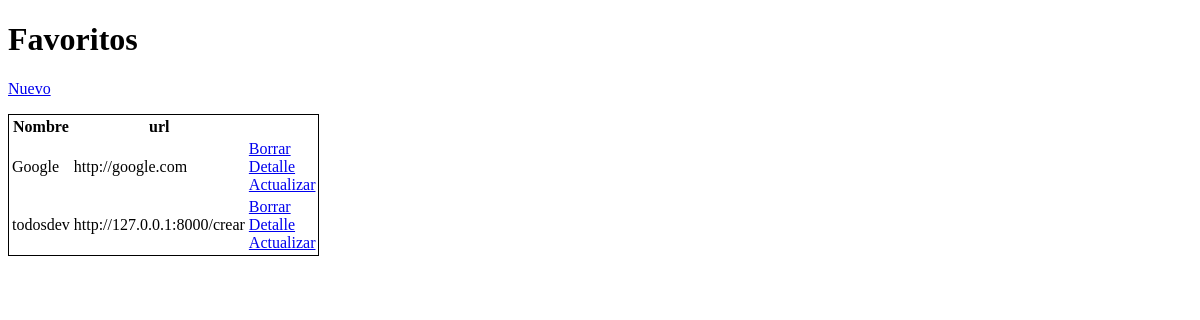
Before: / with the older database file.
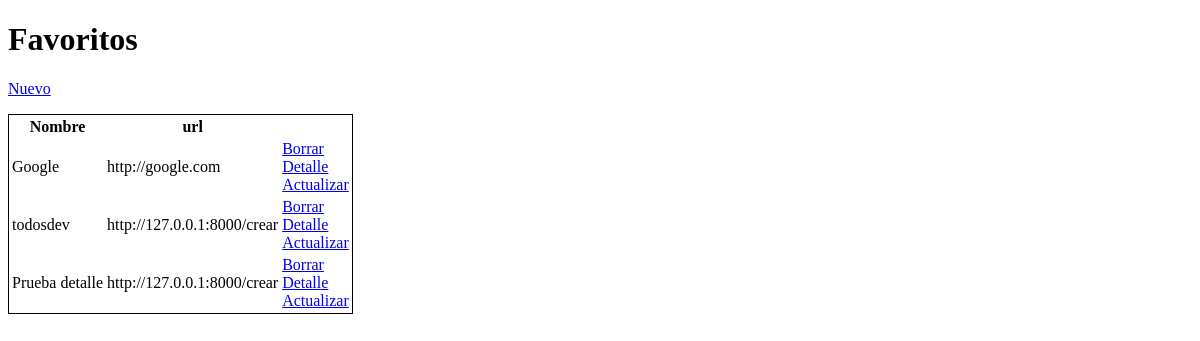
After: the same page with the newer database file.
### favoritos/models.py (models this page shows)
class Favoritos(models.Model):
    nombre =  models.CharField(max_length=50, blank=True)
    url = models.URLField()

### favoritos/views.py (the view)
# urls.py: path('', index_favoritos, name='index'),
def index_favoritos(request):
    favioritos_lista = Favoritos.objects.all()
    context = {
            'favoritos_lista' : favioritos_lista
        }
    return render(request, 'favoritos/lista.html', context)

### favoritos/templates/favoritos/lista.html (shortened to what this page needs)
<!DOCTYPE html>
<html lang="en">
  <head>
  </head>
  <body>
    <h1>Favoritos</h1>
    <p><a href="{% url 'favoritos:crear' %}">Nuevo</a></p>
    <table style="border: 1px solid black">
      <thead>
        <tr>
          <th>Nombre</th>
          <th>url</th>
        </tr>
      </thead>
      <tbody>
        {% for favorito in favoritos_lista %}
        <tr>
          <td>{{ favorito.nombre }}</td>
          <td>{{ favorito.url }}</td>
          <td>
            <a href="{% url 'favoritos:borrar' favorito.pk %}">Borrar</a>
            <br />
            <a href="{% url 'favoritos:detalle' favorito.pk %}"> Detalle</a>
            <br />
            <a href="{% url 'favoritos:actualizar' favorito.pk %}"
              >Actualizar</a
            >
          </td>
        </tr>
        {% endfor %}
      </tbody>
    </table>
  </body>
</html>

Changed rows visible on the page:
added Favoritos: nombre "Prueba detalle", url "http://127.0.0.1:8000/crear"
